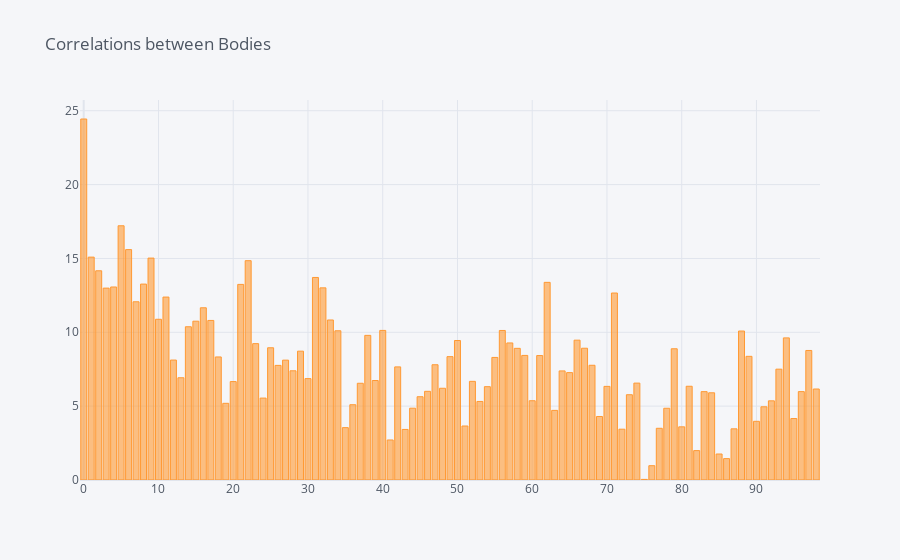

The code cell stored with this chart in its notebook:
### Code cell
numberofBackCorrelations = 100

correlationsValue = []

for i in range(1,numberofBackCorrelations):
    correlationsValue.append(instrument.Body.corr(instrument.Body.shift(i)) * 100)
    #print(correlationsValue[i-1])

correlationsValue = pd.DataFrame(correlationsValue)
correlationsValue.iplot(kind='bar', color="orange", title="Correlations between Bodies")

### Figure 1 — Plotly figure (JSON) as saved in the notebook; plotly's stock layout.template omitted (floating-point values rounded to 4 significant figures)
{"data": [{"marker": {"color": "rgba(255, 153, 51, 0.6)", "line": {"color": "rgba(255, 153, 51, 1.0)", "width": 1}}, "name": "0", "orientation": "v", "text": "", "type": "bar", "x": [0, 1, 2, 3, 4, 5, 6, 7, 8, 9, 10, 11, 12, 13, 14, 15, 16, 17, 18, 19, 20, 21, 22, 23, 24, 25, 26, 27, 28, 29, 30, 31, 32, 33, 34, 35, 36, 37, 38, 39, 40, 41, 42, 43, 44, 45, 46, 47, 48, 49, 50, 51, 52, 53, 54, 55, 56, 57, 58, 59, 60, 61, 62, 63, 64, 65, 66, 67, 68, 69, 70, 71, 72, 73, 74, 75, 76, 77, 78, 79, 80, 81, 82, 83, 84, 85, 86, 87, 88, 89, 90, 91, 92, 93, 94, 95, 96, 97, 98], "y": [24.44, 15.09, 14.16, 12.99, 13.07, 17.21, 15.6, 12.07, 13.26, 15.02, 10.88, 12.38, 8.121, 6.922, 10.38, 10.75, 11.66, 10.8, 8.33, 5.192, 6.662, 13.24, 14.85, 9.232, 5.546, 8.952, 7.76, 8.115, 7.393, 8.722, 6.863, 13.71, 13.01, 10.83, 10.1, 3.544, 5.096, 6.548, 9.792, 6.734, 10.13, 2.71, 7.657, 3.423, 4.861, 5.637, 6.004, 7.803, 6.211, 8.351, 9.443, 3.655, 6.679, 5.318, 6.318, 8.298, 10.12, 9.279, 8.914, 8.435, 5.366, 8.425, 13.38, 4.713, 7.384, 7.27, 9.466, 8.921, 7.767, 4.3, 6.338, 12.66, 3.439, 5.773, 6.56, 0.0407, 0.9685, 3.501, 4.857, 8.884, 3.6, 6.347, 1.99, 5.981, 5.904, 1.76, 1.448, 3.464, 10.09, 8.372, 3.973, 4.955, 5.359, 7.503, 9.621, 4.159, 5.984, 8.769, 6.161]}], "layout": {"legend": {"bgcolor": "#F5F6F9", "font": {"color": "#4D5663"}}, "paper_bgcolor": "#F5F6F9", "plot_bgcolor": "#F5F6F9", "title": {"font": {"color": "#4D5663"}, "text": "Correlations between Bodies"}, "xaxis": {"gridcolor": "#E1E5ED", "showgrid": true, "tickfont": {"color": "#4D5663"}, "title": {"font": {"color": "#4D5663"}, "text": ""}, "zerolinecolor": "#E1E5ED"}, "yaxis": {"gridcolor": "#E1E5ED", "showgrid": true, "tickfont": {"color": "#4D5663"}, "title": {"font": {"color": "#4D5663"}, "text": ""}, "zerolinecolor": "#E1E5ED"}}}
